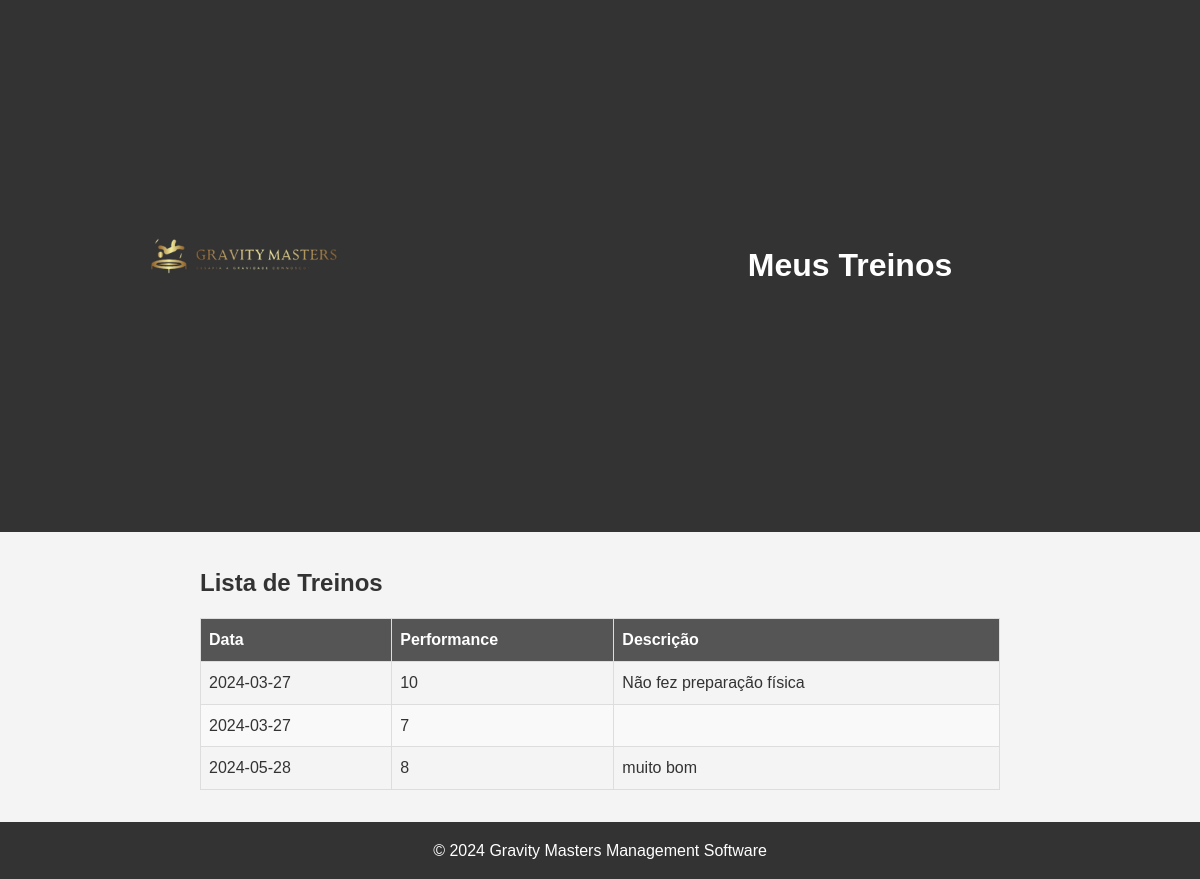
The app's page /frontend/list_training.php (signed in), older data.
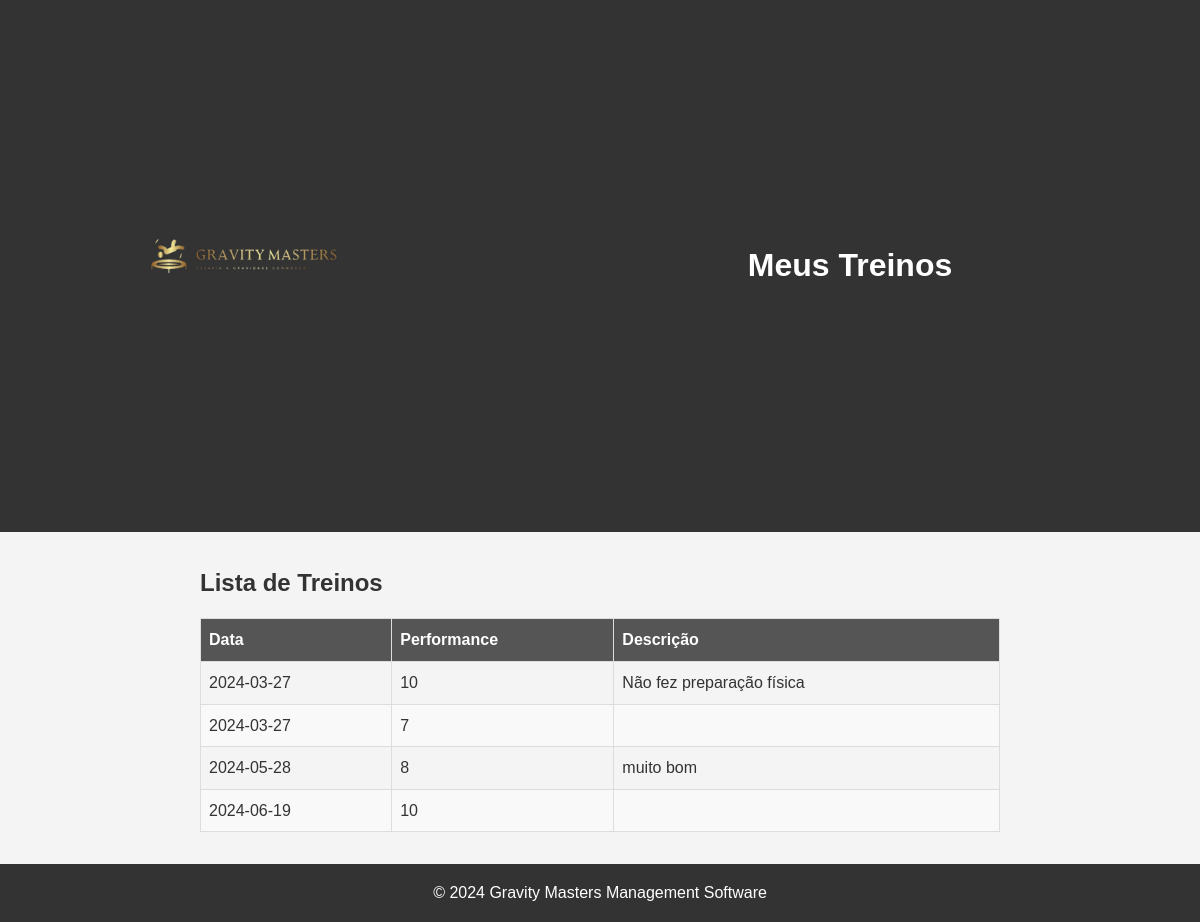
The same page, newer data.
### tables this page shows
CREATE TABLE Notes (
    idCoachingStaff INT,
    idTrainingReg INT,
    description TEXT NOT NULL,
    FOREIGN KEY (idCoachingStaff) REFERENCES CoachingStaff(idCoachingStaff),
    FOREIGN KEY (idTrainingReg) REFERENCES TrainingReg(idTrainingReg),
    PRIMARY KEY (idCoachingStaff, idTrainingReg)
);

CREATE TABLE TrainingReg (
    idTrainingReg INTEGER PRIMARY KEY AUTOINCREMENT,
    idCoachingStaff INT,
    idAthlete INT,
    performance FLOAT NOT NULL,
    dateTrainingReg DATE NOT NULL,
    FOREIGN KEY (idCoachingStaff) REFERENCES CoachingStaff(idCoachingStaff),
    FOREIGN KEY (idAthlete) REFERENCES Athlete(idAthlete),
    UNIQUE(idTrainingReg),
    CHECK(performance >= 0 AND performance <= 10),
    CHECK(dateTrainingReg LIKE '%-%-%')
);

### frontend/list_training.php (the view, shortened to what this page needs)
<!DOCTYPE html>
<html lang="pt">
<head>
    <link rel="stylesheet" href="../css/list_training.css">
</head>
<body>
    <header>
        <div class="header-content">
            <img src="..\imagens\teste.png" alt="Logo do Clube" class="header-logo">
            <h1>Meus Treinos</h1>
        </div>
    </header>
    <main>
        <div class="training-list">
            <h2>Lista de Treinos</h2>
            <table>
                <thead>
                    <tr>
                        <th>Data</th>
                        <th>Performance</th>
                        <th>Descrição</th>
                    </tr>
                </thead>
                <tbody>
                    <?php
                    include '../backend/db_connect.php';
                    $athlete_id = $_SESSION['user_id'];
                    try {
                        $sql = "SELECT tr.*, n.description AS description
            FROM TrainingReg tr
            LEFT JOIN Notes n ON tr.idTrainingReg = n.idTrainingReg
            WHERE tr.idAthlete = :athlete_id";
                        $stmt = $conn->prepare($sql);
                        $stmt->bindParam(':athlete_id', $athlete_id);
                        $stmt->execute();
                        while ($row = $stmt->fetch(PDO::FETCH_ASSOC)) {
                            echo "<tr>";
                            echo "<td>" . htmlspecialchars($row['dateTrainingReg']) . "</td>";
                            echo "<td>" . htmlspecialchars($row['performance']) . "</td>";
                            echo "<td>" . htmlspecialchars($row['description']) . "</td>";
                            echo "</tr>";
                        }
                    } catch (Exception $e) {
                        echo "<tr><td colspan='3'>Erro: " . $e->getMessage() . "</td></tr>";
                    }
                    ?>
                </tbody>
            </table>
        </div>
    </main>
    <footer>
        <p>&copy; 2024 Gravity Masters Management Software</p>
    </footer>
</body>
</html>

Row changes from the older to the newer data that the page shows:
added trainingreg: dateTrainingReg "2024-06-19", performance "10"
